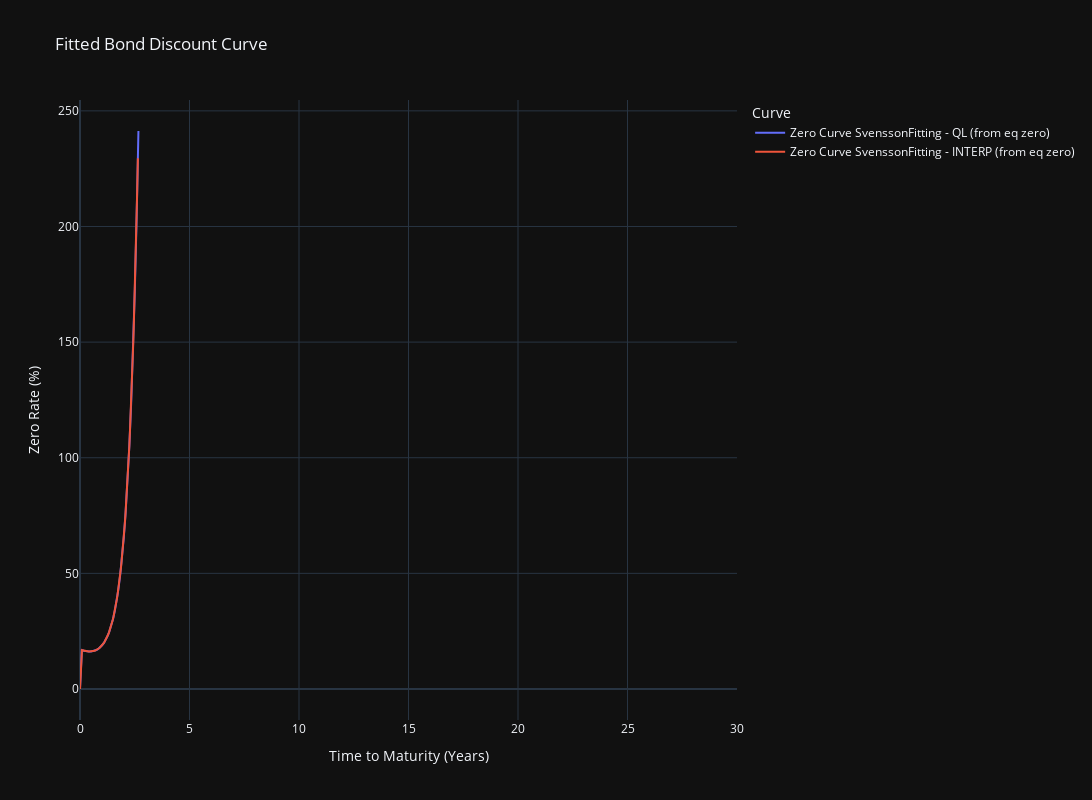

Source (notebook cell):
### Code cell
method = "SvenssonFitting"
curve = fittedBondCurveMethods.get(method)
curve.enableExtrapolation()

dates = [
    bondSettlementDate + ql.Period(i, ql.Months) for i in range(0, 12 * 20, 1)
]
print(dates)

ttm = [(ql.Date.to_date(d) - ql.Date.to_date(bondSettlementDate)).days / 365 for d in dates]
eq_zero_rates = []
for d in dates:
    yrs = (ql.Date.to_date(d) - ql.Date.to_date(bondSettlementDate)).days / 365.0
    zero_rate = curve.zeroRate(yrs, ql.Continuous, True)
    eq_rate = zero_rate.equivalentRate(
        dc, ql.Continuous, ql.NoFrequency, bondSettlementDate, d
    ).rate()
    eq_zero_rates.append(eq_rate)


fig = go.Figure()


fig.add_trace(go.Scatter(
    x=ttm,
    y=eq_zero_rates,
    mode='lines',
    name=f'Zero Curve {method} - QL (from eq zero)'
))

t2 = np.linspace(0, 30, 1000)
fig.add_trace(go.Scatter(
    x=t2,
    y=li_eq_zero_rates_func(t2),
    mode='lines',
    name=f'Zero Curve {method} - INTERP (from eq zero)'
))

# fig.add_trace(go.Scatter(
#     x=t2,
#     y=fitted_zero_curve_func_nss(t2),
#     mode='lines',
#     name=f'Zero Curve {method} - calc'
# ))

fig.update_layout(
    title="Fitted Bond Discount Curve",
    xaxis_title="Time to Maturity (Years)",
    yaxis_title="Zero Rate (%)",
    legend_title="Curve",
    width=1600,
    height=800,
    template="plotly_dark",
)

fig.update_xaxes(
    showgrid=True,
    showspikes=True,
    spikecolor="white",
    spikesnap="cursor",
    spikemode="across",
)
fig.update_yaxes(showgrid=True, showspikes=True, spikecolor="white", spikethickness=1)

fig.show()

### Figure 1 — Plotly figure (JSON) as saved in the notebook; plotly's stock layout.template omitted (floating-point values rounded to 4 significant figures; data arrays with more than 128 entries replaced by an {"elided": "..."} marker saying what was removed)
{"data": [{"mode": "lines", "name": "Zero Curve SvenssonFitting - QL (from eq zero)", "type": "scatter", "x": {"elided": "240 float values"}, "y": {"elided": "240 float values"}}, {"mode": "lines", "name": "Zero Curve SvenssonFitting - INTERP (from eq zero)", "type": "scatter", "x": {"elided": "1000 float values"}, "y": {"elided": "1000 float values"}}], "layout": {"height": 800, "legend": {"title": {"text": "Curve"}}, "title": {"text": "Fitted Bond Discount Curve"}, "width": 1600, "xaxis": {"showgrid": true, "showspikes": true, "spikecolor": "white", "spikemode": "across", "spikesnap": "cursor", "title": {"text": "Time to Maturity (Years)"}}, "yaxis": {"showgrid": true, "showspikes": true, "spikecolor": "white", "spikethickness": 1, "title": {"text": "Zero Rate (%)"}}}}
